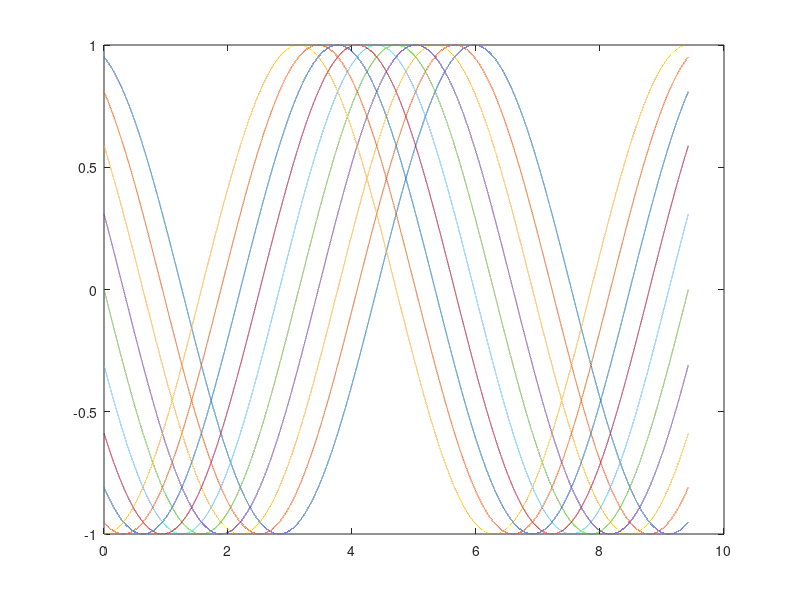

Write the MATLAB code that produced this figure. (Note: this script raises an error after producing the figure.)
N = 10; 
X = linspace(0,pi*3,1e5);
label = [];

for ii=1:N
    Y = cos(X+1*ii*pi/N);
    plot(X,Y);
    hold on;
    pause(0.01);
    label{ii} = ['col(',num2str(ii),')'];
end

% magick color change
sorocolor;

xlim([0,14]);
legend(label);
axis off;